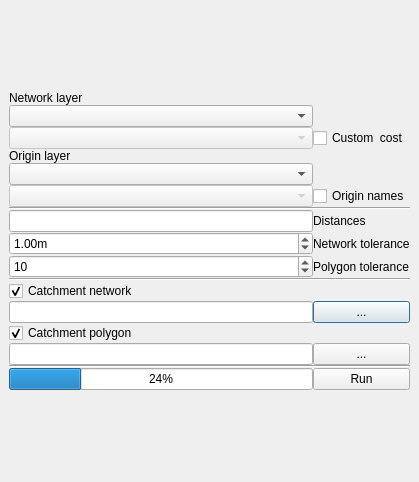
<?xml version="1.0" encoding="UTF-8"?>
<ui version="4.0">
 <class>CatchmentAnalyserDialogBase</class>
 <widget class="QDialog" name="CatchmentAnalyserDialogBase">
  <property name="geometry">
   <rect>
    <x>0</x>
    <y>0</y>
    <width>419</width>
    <height>482</height>
   </rect>
  </property>
  <property name="sizePolicy">
   <sizepolicy hsizetype="Minimum" vsizetype="Minimum">
    <horstretch>0</horstretch>
    <verstretch>0</verstretch>
   </sizepolicy>
  </property>
  <property name="windowTitle">
   <string>Catchment Analyser</string>
  </property>
  <layout class="QGridLayout" name="gridLayout_2">
   <property name="sizeConstraint">
    <enum>QLayout::SetMinimumSize</enum>
   </property>
   <property name="leftMargin">
    <number>9</number>
   </property>
   <property name="topMargin">
    <number>9</number>
   </property>
   <property name="rightMargin">
    <number>9</number>
   </property>
   <property name="bottomMargin">
    <number>9</number>
   </property>
   <property name="verticalSpacing">
    <number>9</number>
   </property>
   <item row="0" column="0">
    <layout class="QGridLayout" name="gridLayout">
     <item row="12" column="1">
      <widget class="QPushButton" name="networkSaveButton">
       <property name="text">
        <string>...</string>
       </property>
       <property name="flat">
        <bool>false</bool>
       </property>
      </widget>
     </item>
     <item row="4" column="0">
      <widget class="QComboBox" name="originsCombo">
       <property name="sizePolicy">
        <sizepolicy hsizetype="Minimum" vsizetype="Fixed">
         <horstretch>0</horstretch>
         <verstretch>0</verstretch>
        </sizepolicy>
       </property>
      </widget>
     </item>
     <item row="9" column="1">
      <widget class="QLabel" name="label_5">
       <property name="text">
        <string>Polygon tolerance</string>
       </property>
      </widget>
     </item>
     <item row="16" column="0">
      <widget class="QProgressBar" name="analysisProgress">
       <property name="value">
        <number>24</number>
       </property>
      </widget>
     </item>
     <item row="8" column="0">
      <widget class="QDoubleSpinBox" name="networkTolSpin">
       <property name="suffix">
        <string>m</string>
       </property>
       <property name="maximum">
        <double>100.000000000000000</double>
       </property>
       <property name="singleStep">
        <double>0.100000000000000</double>
       </property>
       <property name="value">
        <double>1.000000000000000</double>
       </property>
      </widget>
     </item>
     <item row="8" column="1">
      <widget class="QLabel" name="label">
       <property name="text">
        <string>Network tolerance</string>
       </property>
      </widget>
     </item>
     <item row="7" column="1">
      <widget class="QLabel" name="label_4">
       <property name="text">
        <string>Distances</string>
       </property>
      </widget>
     </item>
     <item row="0" column="0">
      <widget class="QLabel" name="network_layer">
       <property name="sizePolicy">
        <sizepolicy hsizetype="Minimum" vsizetype="Fixed">
         <horstretch>0</horstretch>
         <verstretch>0</verstretch>
        </sizepolicy>
       </property>
       <property name="text">
        <string>Network layer</string>
       </property>
      </widget>
     </item>
     <item row="6" column="0" colspan="2">
      <widget class="Line" name="line">
       <property name="sizePolicy">
        <sizepolicy hsizetype="MinimumExpanding" vsizetype="Fixed">
         <horstretch>0</horstretch>
         <verstretch>0</verstretch>
        </sizepolicy>
       </property>
       <property name="orientation">
        <enum>Qt::Horizontal</enum>
       </property>
      </widget>
     </item>
     <item row="5" column="0">
      <widget class="QComboBox" name="nameCombo">
       <property name="enabled">
        <bool>false</bool>
       </property>
      </widget>
     </item>
     <item row="11" column="0">
      <widget class="QCheckBox" name="networkCheck">
       <property name="text">
        <string>Catchment network</string>
       </property>
       <property name="checked">
        <bool>true</bool>
       </property>
      </widget>
     </item>
     <item row="1" column="0">
      <widget class="QComboBox" name="networkCombo">
       <property name="sizePolicy">
        <sizepolicy hsizetype="Minimum" vsizetype="Fixed">
         <horstretch>0</horstretch>
         <verstretch>0</verstretch>
        </sizepolicy>
       </property>
      </widget>
     </item>
     <item row="10" column="0" colspan="2">
      <widget class="Line" name="line_2">
       <property name="orientation">
        <enum>Qt::Horizontal</enum>
       </property>
      </widget>
     </item>
     <item row="5" column="1">
      <widget class="QCheckBox" name="nameCheck">
       <property name="text">
        <string>Origin names</string>
       </property>
       <property name="checked">
        <bool>false</bool>
       </property>
      </widget>
     </item>
     <item row="13" column="0">
      <widget class="QCheckBox" name="polygonCheck">
       <property name="text">
        <string>Catchment polygon</string>
       </property>
       <property name="checked">
        <bool>true</bool>
       </property>
      </widget>
     </item>
     <item row="14" column="0">
      <widget class="QLineEdit" name="polygonText"/>
     </item>
     <item row="9" column="0">
      <widget class="QDoubleSpinBox" name="polygonTolSpin">
       <property name="decimals">
        <number>0</number>
       </property>
       <property name="maximum">
        <double>99.000000000000000</double>
       </property>
       <property name="singleStep">
        <double>1.000000000000000</double>
       </property>
       <property name="value">
        <double>10.000000000000000</double>
       </property>
      </widget>
     </item>
     <item row="2" column="0">
      <widget class="QComboBox" name="costCombo">
       <property name="enabled">
        <bool>false</bool>
       </property>
      </widget>
     </item>
     <item row="16" column="1">
      <widget class="QPushButton" name="analysisButton">
       <property name="text">
        <string>Run</string>
       </property>
      </widget>
     </item>
     <item row="14" column="1">
      <widget class="QPushButton" name="polygonSaveButton">
       <property name="text">
        <string>...</string>
       </property>
      </widget>
     </item>
     <item row="2" column="1">
      <widget class="QCheckBox" name="costCheck">
       <property name="text">
        <string>Custom  cost</string>
       </property>
      </widget>
     </item>
     <item row="12" column="0">
      <widget class="QLineEdit" name="networkText"/>
     </item>
     <item row="7" column="0">
      <widget class="QLineEdit" name="distancesText"/>
     </item>
     <item row="3" column="0">
      <widget class="QLabel" name="origin_layer">
       <property name="sizePolicy">
        <sizepolicy hsizetype="Minimum" vsizetype="Fixed">
         <horstretch>0</horstretch>
         <verstretch>0</verstretch>
        </sizepolicy>
       </property>
       <property name="text">
        <string>Origin layer</string>
       </property>
      </widget>
     </item>
     <item row="15" column="0" colspan="2">
      <widget class="Line" name="line_3">
       <property name="sizePolicy">
        <sizepolicy hsizetype="Minimum" vsizetype="Fixed">
         <horstretch>0</horstretch>
         <verstretch>0</verstretch>
        </sizepolicy>
       </property>
       <property name="orientation">
        <enum>Qt::Horizontal</enum>
       </property>
      </widget>
     </item>
    </layout>
   </item>
  </layout>
 </widget>
 <resources/>
 <connections/>
</ui>
